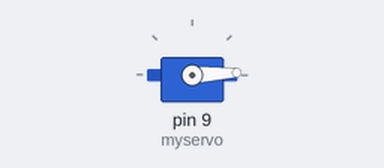
The sketch below on a simulated Arduino Uno, built with avr-gcc and run on an emulated ATmega328P. Shown: servo.

Above: at 0.05 s.
At 1.35 s:
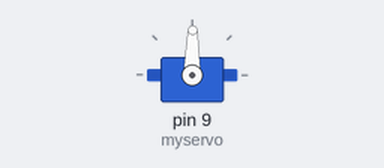
At 3.25 s:
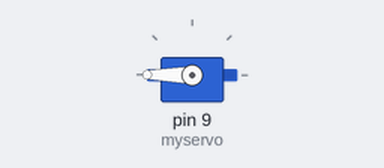
At 6.5 s:
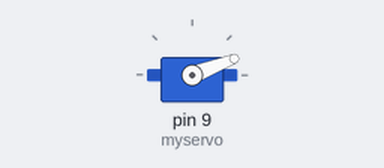
Timing chart, 0 to 8.9 s (numbered marks = the images above):
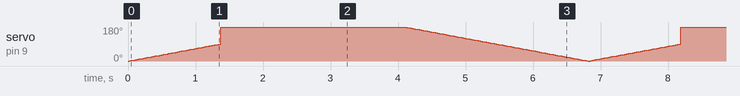

The sketch:

servor_motor_programma.ino
```cpp
#include <Servo.h>

Servo myservo;

int pos = 0;

void setup() {
  myservo.attach(9);
}

void loop() {
  for (pos = 0; pos <= 90; pos += 1) {

    myservo.write(pos);
    delay(15);
  }
  for (pos = 360; pos >= 0; pos -= 1) {
    myservo.write(pos);
    delay(15);
  }
}
```
